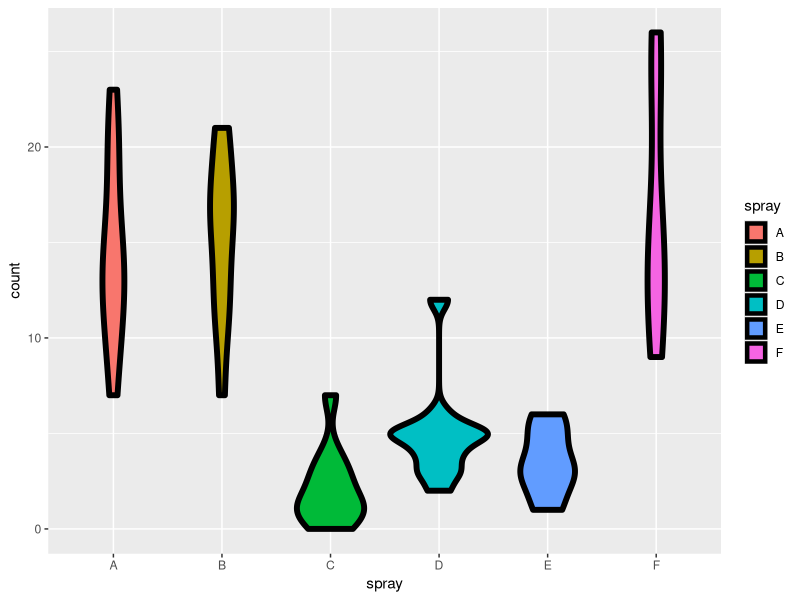
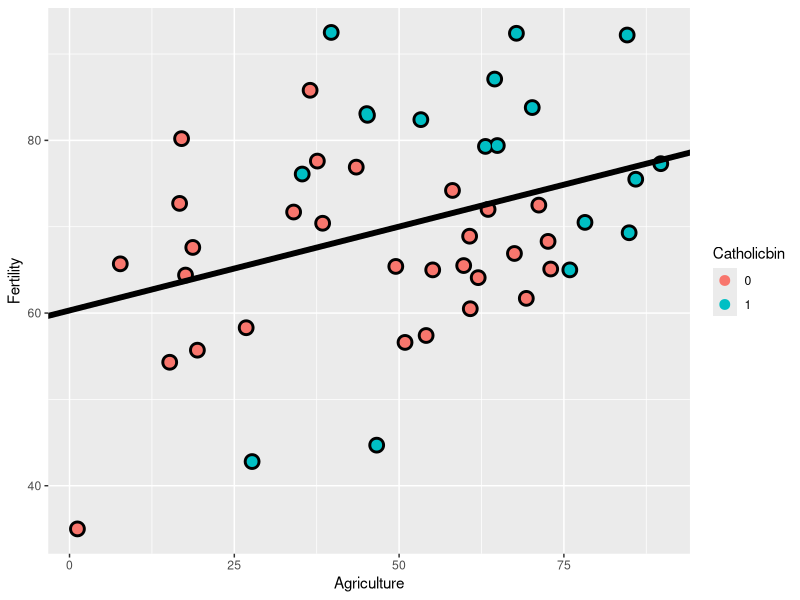
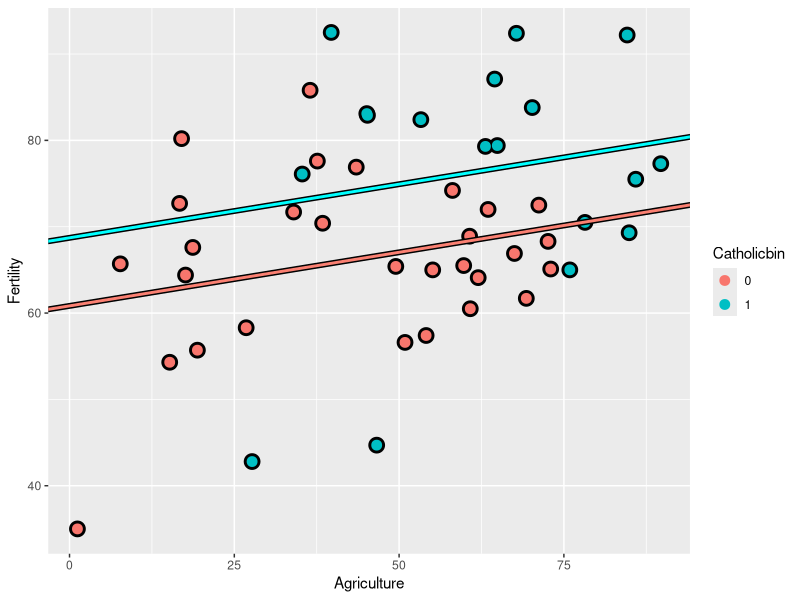
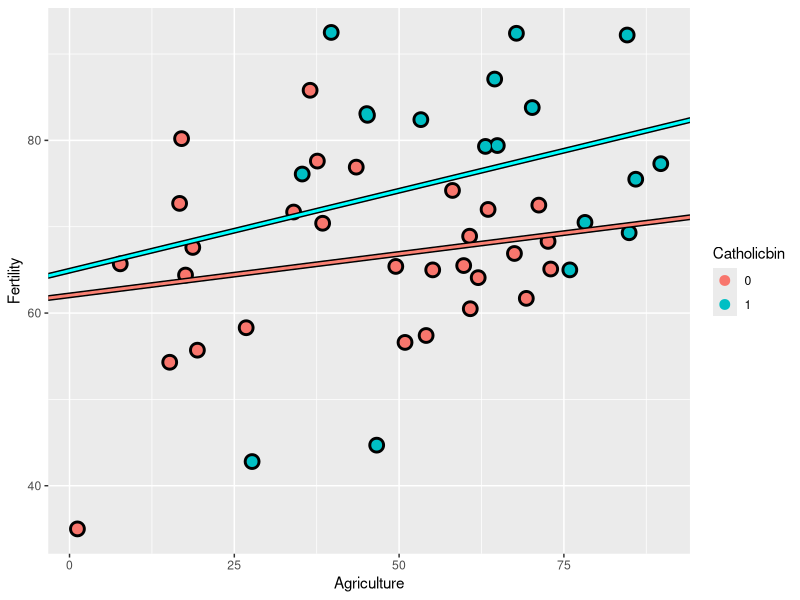

Reproduce these figures in R, in order.
library(datasets)
data(swiss)
names(swiss)
fit<-lm(data=swiss,Fertility~.)
summary(fit)
#1% increase in agriculture is associated with 0.17% decrease in fertility keeping others constant.
#t vlaue tests Ho hypothesis if agriculture coefficient is 0. ie 0.17211-0/S.E
#p value give significance. in this case significant at 5% level. reject NUll hypothesis.

fit1<-lm(data=swiss,Fertility~Agriculture)
fit1
#this suggests 1% increase in agriculture is associated with 0.19 % increase in fertility.
#this is opposite of what observed before. this is simpson's paradox.
#therefore multiple regression is accurate when all necessary variables are included.

### FACTORE IN MULTIPLE REGRESSION:
#FACTORS GIVE RELATIVE COEFFICIENTS. THE INTERCEPT IS COEFF FOR ONE VARIABLE. AND OTHER COEFFS ARE RELATIVE TO IT.

data("InsectSprays")
library(ggplot2)
g<-ggplot(data=InsectSprays,aes(y=count,x=spray,fill=spray))
g<-g+geom_violin(colour="black",size=2)
g
fit<-lm(data=InsectSprays,count~spray)
summary(fit)
#14.5 is mean for spray A. 
#0.833 is the diffrenece between spray B and spray A
#SPRAY X = SPRAY A + COEFF
#p value tests wheather a spray mean is equal to mean of SPRAY A

#remove intercept by -1 in lm
#here p value shows if a spray mean is equal to 0
fit2<-lm(data=InsectSprays,count~spray-1)
summary(fit2)
#adjustment in multiple regression means accounting for cofounding variable(s)
# we can change reference level by using relevel()
################################################################################
# y=b+mx1
data(swiss)
swiss
library(dplyr)
swiss<-mutate(swiss,Catholicbin=1*(Catholic>50))
swiss$Catholicbin<-factor(swiss$Catholicbin)
fit<-lm(data=swiss,Fertility~Agriculture)
intercept<-coef(fit)[1]
slope<-coef(fit)[2]
g<-ggplot(data=swiss,aes(x=Agriculture,y=Fertility,color=Catholicbin))
g<-g+geom_point(size=5,colour="black")+geom_point(size=3)
g<-g+geom_abline(intercept = intercept,slope=slope,size=2)
g
#####################
# y=b+m1x1+m2x2
fit<-lm(data=swiss,Fertility~Agriculture+Catholicbin)
summary(fit)
coef(fit)
#fertility increases by 0.124 for every 1 increase in agriculture.
#p values suggest that agriculture isnt statistically significant, catholicbin is statistically significant.
#here the slope is same. catholicbin1 represents change in intercept for catholicbin1. i.e change in fertility from protestent to catholic
g<-ggplot(data=swiss,aes(x=Agriculture,y=Fertility,color=Catholicbin))
g<-g+geom_point(size=5,color='black')+geom_point(size=3)
g<-g+geom_abline(intercept = coef(fit)[1],slope=coef(fit)[2],color='black',size=2)+geom_abline(intercept = coef(fit)[1],slope=coef(fit)[2],color='salmon',size=1)
g<-g+geom_abline(intercept = coef(fit)[1]+coef(fit)[3],slope=coef(fit)[2],color='black',size=2)+geom_abline(intercept = coef(fit)[1]+coef(fit)[3],slope=coef(fit)[2],color='cyan',size=1)
g
############################
# if we want different slopes different intercepts we need  an asteric (*) in model lm.
# this shows interaction between x1 & x2. if slopes are different then there is interaction.
#interaction would mean that agriculture has different affect on fertility depending on wheather they are catholic or protestent.
# y=b+m1x1+m2x2+m3x1x2
fit<-lm(data=swiss,Fertility~Agriculture*factor(Catholicbin))
summary(fit)
coef(fit)
#fertility changes by 0.096 for every unit increase in agriculture for catholicbin0
#fertility changes by 0.096+0.089 for every unit increase in agriculture for catholicbin1 
#p values suggest that none of the predictors are statistically significant and even the interaction isnt.
g<-g<-ggplot(data=swiss,aes(x=Agriculture,y=Fertility,color=Catholicbin))
g<-g+geom_point(size=5,color='black')+geom_point(size=3)
g<-g+geom_abline(intercept = coef(fit)[1],slope=coef(fit)[2],color='black',size=2)+geom_abline(intercept = coef(fit)[1],slope=coef(fit)[2],color='salmon',size=1)
g<-g+geom_abline(intercept = coef(fit)[1]+coef(fit)[3],slope=coef(fit)[2]+coef(fit)[4],color='black',size=2)+geom_abline(intercept = coef(fit)[1]+coef(fit)[3],slope=coef(fit)[2]+coef(fit)[4],color='cyan',size=1)
g

#note: interaction simply means the effect of a third variable on outcome for a predictor.
#meanig, does the outcome change for same value of predictor but different interaction variable value.